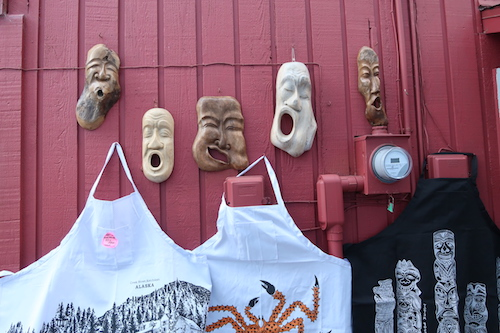
#> input picture 0_orientation/IMG_2292.JPG, 500 x 333 px
$ python histogram_with_mask.py --image ../0_orientation/IMG_2292.JPG
#> lines starting #> are read from the running program, lines starting #| are printed output that depends on the picture; after the words box and inside, x2 and y2 are one past the last pixel; in counts of white or black regions, pixels touching at a corner belong together
import cv2
import numpy as np
import matplotlib.pylab as plt
import argparse

def plot_histogram(image, title, mask=None):
    chans = cv2.split(image)
    colors = ('b', 'g', 'r')
    plt.figure()
    plt.title(title)
    plt.xlabel("Bins")
    plt.ylabel("# of Pixels")

    for (chan, color) in zip(chans, colors):
        hist = cv2.calcHist([chan], [0], mask, [256], [0, 255])
        plt.plot(hist, color=color)
        plt.xlim([0, 256])

# read in file
ap = argparse.ArgumentParser()
ap.add_argument("-i", "--image", required=True, help='Path to the image')
args = ap.parse_args()

# display original image and plot histogram
image = cv2.imread(args.image)
#> image is the input picture: shape (333, 500, 3); mean B, G, R 125.5, 107.5, 142.4
cv2.imshow("Original", image)
plot_histogram(image, "Histogram of original image")
#> the loop in plot_histogram, `for (chan, color) in zip(chans, colors):` made 3 passes
#> color on passes 1 to 3: 'b', 'g', 'r'

# display masked image and plot histogram
mask = np.zeros(image.shape[:2], dtype=np.uint8)
cv2.rectangle(mask, (200, 1), (300, 20), 255, -1)
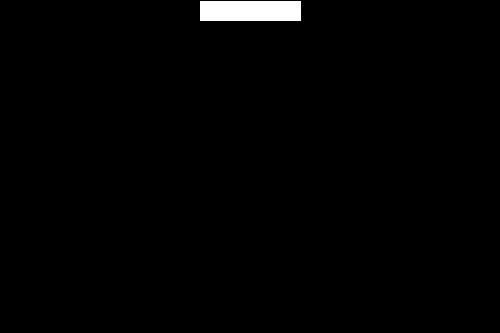
#> mask: shape (333, 500); 1.2% white; 1 white region, box (x1, y1, x2, y2) and area: (200, 1, 301, 21) 2020
masked = cv2.bitwise_and(image, image, mask=mask)
cv2.imshow("Masked", masked)
plot_histogram(image, "Histogram for Masked Image", mask=mask)
#> the loop in plot_histogram (call 2), `for (chan, color) in zip(chans, colors):` made 3 passes
plt.show()
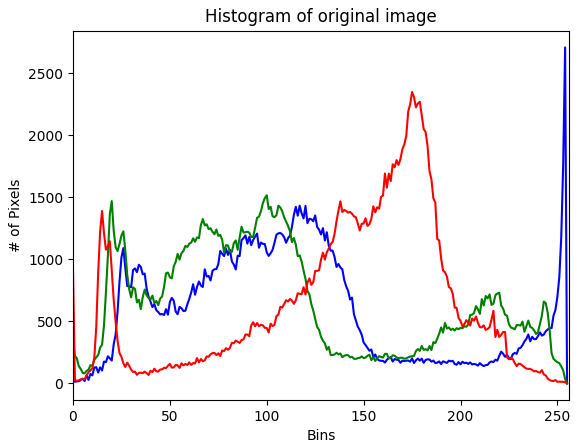
#> figure drawn by matplotlib, 1 panel; curve peaks at x = 254, y = 2707; curve peaks at x = 100, y = 1516; curve peaks at x = 175, y = 2348
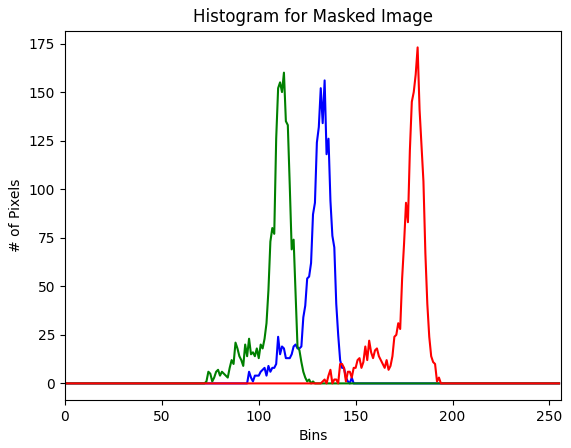
#> figure drawn by matplotlib, 1 panel; curve peaks at x = 134, y = 156; curve peaks at x = 113, y = 160; curve peaks at x = 182, y = 173
